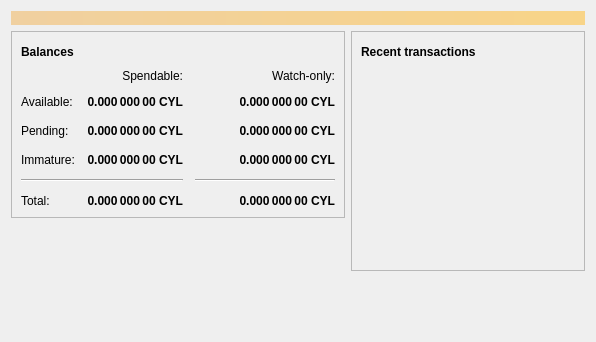
<?xml version="1.0" encoding="UTF-8"?>
<ui version="4.0">
 <class>OverviewPage</class>
 <widget class="QWidget" name="OverviewPage">
  <property name="geometry">
   <rect>
    <x>0</x>
    <y>0</y>
    <width>596</width>
    <height>342</height>
   </rect>
  </property>
  <property name="windowTitle">
   <string>Form</string>
  </property>
  <layout class="QVBoxLayout" name="topLayout">
   <item>
    <widget class="QLabel" name="labelAlerts">
     <property name="visible">
      <bool>false</bool>
     </property>
     <property name="styleSheet">
      <string notr="true">QLabel { background-color: qlineargradient(x1: 0, y1: 0, x2: 1, y2: 0, stop:0 #F0D0A0, stop:1 #F8D488); color:#000000; }</string>
     </property>
     <property name="wordWrap">
      <bool>true</bool>
     </property>
     <property name="margin">
      <number>3</number>
     </property>
     <property name="textInteractionFlags">
      <set>Qt::TextSelectableByMouse</set>
     </property>
    </widget>
   </item>
   <item>
    <layout class="QHBoxLayout" name="horizontalLayout" stretch="1,1">
     <item>
      <layout class="QVBoxLayout" name="verticalLayout_2">
       <item>
        <widget class="QFrame" name="frame">
         <property name="frameShape">
          <enum>QFrame::StyledPanel</enum>
         </property>
         <property name="frameShadow">
          <enum>QFrame::Raised</enum>
         </property>
         <layout class="QVBoxLayout" name="verticalLayout_4">
          <item>
           <layout class="QHBoxLayout" name="horizontalLayout_4">
            <item>
             <widget class="QLabel" name="label_5">
              <property name="font">
               <font>
                <weight>75</weight>
                <bold>true</bold>
               </font>
              </property>
              <property name="text">
               <string>Balances</string>
              </property>
             </widget>
            </item>
            <item>
             <widget class="QPushButton" name="labelWalletStatus">
              <property name="enabled">
               <bool>true</bool>
              </property>
              <property name="maximumSize">
               <size>
                <width>30</width>
                <height>16777215</height>
               </size>
              </property>
              <property name="toolTip">
               <string>The displayed information may be out of date. Your wallet automatically synchronizes with the Cypheriumlite network after a connection is established, but this process has not completed yet.</string>
              </property>
              <property name="text">
               <string/>
              </property>
              <property name="icon">
               <iconset resource="../bitcoin.qrc">
                <normaloff>:/icons/warning</normaloff>
                <disabledoff>:/icons/warning</disabledoff>:/icons/warning</iconset>
              </property>
              <property name="iconSize">
               <size>
                <width>24</width>
                <height>24</height>
               </size>
              </property>
              <property name="flat">
               <bool>true</bool>
              </property>
             </widget>
            </item>
            <item>
             <spacer name="horizontalSpacer_3">
              <property name="orientation">
               <enum>Qt::Horizontal</enum>
              </property>
              <property name="sizeHint" stdset="0">
               <size>
                <width>40</width>
                <height>20</height>
               </size>
              </property>
             </spacer>
            </item>
           </layout>
          </item>
          <item>
           <layout class="QGridLayout" name="gridLayout">
            <property name="spacing">
             <number>12</number>
            </property>
            <item row="2" column="2">
             <widget class="QLabel" name="labelWatchPending">
              <property name="font">
               <font>
                <weight>75</weight>
                <bold>true</bold>
               </font>
              </property>
              <property name="cursor">
               <cursorShape>IBeamCursor</cursorShape>
              </property>
              <property name="toolTip">
               <string>Unconfirmed transactions to watch-only addresses</string>
              </property>
              <property name="text">
               <string notr="true">0.000 000 00 CYL</string>
              </property>
              <property name="alignment">
               <set>Qt::AlignRight|Qt::AlignTrailing|Qt::AlignVCenter</set>
              </property>
              <property name="textInteractionFlags">
               <set>Qt::LinksAccessibleByMouse|Qt::TextSelectableByKeyboard|Qt::TextSelectableByMouse</set>
              </property>
             </widget>
            </item>
            <item row="2" column="1">
             <widget class="QLabel" name="labelUnconfirmed">
              <property name="font">
               <font>
                <weight>75</weight>
                <bold>true</bold>
               </font>
              </property>
              <property name="cursor">
               <cursorShape>IBeamCursor</cursorShape>
              </property>
              <property name="toolTip">
               <string>Total of transactions that have yet to be confirmed, and do not yet count toward the spendable balance</string>
              </property>
              <property name="text">
               <string notr="true">0.000 000 00 CYL</string>
              </property>
              <property name="alignment">
               <set>Qt::AlignRight|Qt::AlignTrailing|Qt::AlignVCenter</set>
              </property>
              <property name="textInteractionFlags">
               <set>Qt::LinksAccessibleByMouse|Qt::TextSelectableByKeyboard|Qt::TextSelectableByMouse</set>
              </property>
             </widget>
            </item>
            <item row="3" column="2">
             <widget class="QLabel" name="labelWatchImmature">
              <property name="font">
               <font>
                <weight>75</weight>
                <bold>true</bold>
               </font>
              </property>
              <property name="cursor">
               <cursorShape>IBeamCursor</cursorShape>
              </property>
              <property name="toolTip">
               <string>Mined balance in watch-only addresses that has not yet matured</string>
              </property>
              <property name="text">
               <string notr="true">0.000 000 00 CYL</string>
              </property>
              <property name="alignment">
               <set>Qt::AlignRight|Qt::AlignTrailing|Qt::AlignVCenter</set>
              </property>
              <property name="textInteractionFlags">
               <set>Qt::LinksAccessibleByMouse|Qt::TextSelectableByKeyboard|Qt::TextSelectableByMouse</set>
              </property>
             </widget>
            </item>
            <item row="4" column="0" colspan="2">
             <widget class="Line" name="line">
              <property name="orientation">
               <enum>Qt::Horizontal</enum>
              </property>
             </widget>
            </item>
            <item row="4" column="2">
             <widget class="Line" name="lineWatchBalance">
              <property name="sizePolicy">
               <sizepolicy hsizetype="Preferred" vsizetype="Fixed">
                <horstretch>0</horstretch>
                <verstretch>0</verstretch>
               </sizepolicy>
              </property>
              <property name="minimumSize">
               <size>
                <width>140</width>
                <height>0</height>
               </size>
              </property>
              <property name="orientation">
               <enum>Qt::Horizontal</enum>
              </property>
             </widget>
            </item>
            <item row="5" column="0">
             <widget class="QLabel" name="labelTotalText">
              <property name="text">
               <string>Total:</string>
              </property>
             </widget>
            </item>
            <item row="3" column="1">
             <widget class="QLabel" name="labelImmature">
              <property name="font">
               <font>
                <weight>75</weight>
                <bold>true</bold>
               </font>
              </property>
              <property name="cursor">
               <cursorShape>IBeamCursor</cursorShape>
              </property>
              <property name="toolTip">
               <string>Mined balance that has not yet matured</string>
              </property>
              <property name="text">
               <string notr="true">0.000 000 00 CYL</string>
              </property>
              <property name="alignment">
               <set>Qt::AlignRight|Qt::AlignTrailing|Qt::AlignVCenter</set>
              </property>
              <property name="textInteractionFlags">
               <set>Qt::LinksAccessibleByMouse|Qt::TextSelectableByKeyboard|Qt::TextSelectableByMouse</set>
              </property>
             </widget>
            </item>
            <item row="2" column="3">
             <spacer name="horizontalSpacer_2">
              <property name="orientation">
               <enum>Qt::Horizontal</enum>
              </property>
              <property name="sizeHint" stdset="0">
               <size>
                <width>40</width>
                <height>20</height>
               </size>
              </property>
             </spacer>
            </item>
            <item row="3" column="0">
             <widget class="QLabel" name="labelImmatureText">
              <property name="text">
               <string>Immature:</string>
              </property>
             </widget>
            </item>
            <item row="5" column="1">
             <widget class="QLabel" name="labelTotal">
              <property name="font">
               <font>
                <weight>75</weight>
                <bold>true</bold>
               </font>
              </property>
              <property name="cursor">
               <cursorShape>IBeamCursor</cursorShape>
              </property>
              <property name="toolTip">
               <string>Your current total balance</string>
              </property>
              <property name="text">
               <string notr="true">0.000 000 00 CYL</string>
              </property>
              <property name="alignment">
               <set>Qt::AlignRight|Qt::AlignTrailing|Qt::AlignVCenter</set>
              </property>
              <property name="textInteractionFlags">
               <set>Qt::LinksAccessibleByMouse|Qt::TextSelectableByKeyboard|Qt::TextSelectableByMouse</set>
              </property>
             </widget>
            </item>
            <item row="5" column="2">
             <widget class="QLabel" name="labelWatchTotal">
              <property name="font">
               <font>
                <weight>75</weight>
                <bold>true</bold>
               </font>
              </property>
              <property name="cursor">
               <cursorShape>IBeamCursor</cursorShape>
              </property>
              <property name="toolTip">
               <string>Current total balance in watch-only addresses</string>
              </property>
              <property name="text">
               <string notr="true">0.000 000 00 CYL</string>
              </property>
              <property name="alignment">
               <set>Qt::AlignRight|Qt::AlignTrailing|Qt::AlignVCenter</set>
              </property>
              <property name="textInteractionFlags">
               <set>Qt::LinksAccessibleByMouse|Qt::TextSelectableByKeyboard|Qt::TextSelectableByMouse</set>
              </property>
             </widget>
            </item>
            <item row="0" column="2">
             <widget class="QLabel" name="labelWatchonly">
              <property name="text">
               <string>Watch-only:</string>
              </property>
              <property name="alignment">
               <set>Qt::AlignRight|Qt::AlignTrailing|Qt::AlignVCenter</set>
              </property>
             </widget>
            </item>
            <item row="1" column="0">
             <widget class="QLabel" name="labelBalanceText">
              <property name="text">
               <string>Available:</string>
              </property>
             </widget>
            </item>
            <item row="1" column="1">
             <widget class="QLabel" name="labelBalance">
              <property name="font">
               <font>
                <weight>75</weight>
                <bold>true</bold>
               </font>
              </property>
              <property name="cursor">
               <cursorShape>IBeamCursor</cursorShape>
              </property>
              <property name="toolTip">
               <string>Your current spendable balance</string>
              </property>
              <property name="text">
               <string notr="true">0.000 000 00 CYL</string>
              </property>
              <property name="alignment">
               <set>Qt::AlignRight|Qt::AlignTrailing|Qt::AlignVCenter</set>
              </property>
              <property name="textInteractionFlags">
               <set>Qt::LinksAccessibleByMouse|Qt::TextSelectableByKeyboard|Qt::TextSelectableByMouse</set>
              </property>
             </widget>
            </item>
            <item row="1" column="2">
             <widget class="QLabel" name="labelWatchAvailable">
              <property name="font">
               <font>
                <weight>75</weight>
                <bold>true</bold>
               </font>
              </property>
              <property name="cursor">
               <cursorShape>IBeamCursor</cursorShape>
              </property>
              <property name="toolTip">
               <string>Your current balance in watch-only addresses</string>
              </property>
              <property name="text">
               <string notr="true">0.000 000 00 CYL</string>
              </property>
              <property name="alignment">
               <set>Qt::AlignRight|Qt::AlignTrailing|Qt::AlignVCenter</set>
              </property>
              <property name="textInteractionFlags">
               <set>Qt::LinksAccessibleByMouse|Qt::TextSelectableByKeyboard|Qt::TextSelectableByMouse</set>
              </property>
             </widget>
            </item>
            <item row="2" column="0">
             <widget class="QLabel" name="labelPendingText">
              <property name="text">
               <string>Pending:</string>
              </property>
             </widget>
            </item>
            <item row="0" column="1">
             <widget class="QLabel" name="labelSpendable">
              <property name="text">
               <string>Spendable:</string>
              </property>
              <property name="alignment">
               <set>Qt::AlignRight|Qt::AlignTrailing|Qt::AlignVCenter</set>
              </property>
             </widget>
            </item>
           </layout>
          </item>
         </layout>
        </widget>
       </item>
       <item>
        <spacer name="verticalSpacer">
         <property name="orientation">
          <enum>Qt::Vertical</enum>
         </property>
         <property name="sizeHint" stdset="0">
          <size>
           <width>20</width>
           <height>40</height>
          </size>
         </property>
        </spacer>
       </item>
      </layout>
     </item>
     <item>
      <layout class="QVBoxLayout" name="verticalLayout_3">
       <item>
        <widget class="QFrame" name="frame_2">
         <property name="frameShape">
          <enum>QFrame::StyledPanel</enum>
         </property>
         <property name="frameShadow">
          <enum>QFrame::Raised</enum>
         </property>
         <layout class="QVBoxLayout" name="verticalLayout">
          <item>
           <layout class="QHBoxLayout" name="horizontalLayout_2">
            <item>
             <widget class="QLabel" name="label_4">
              <property name="font">
               <font>
                <weight>75</weight>
                <bold>true</bold>
               </font>
              </property>
              <property name="text">
               <string>Recent transactions</string>
              </property>
             </widget>
            </item>
            <item>
             <widget class="QPushButton" name="labelTransactionsStatus">
              <property name="enabled">
               <bool>true</bool>
              </property>
              <property name="maximumSize">
               <size>
                <width>30</width>
                <height>16777215</height>
               </size>
              </property>
              <property name="toolTip">
               <string>The displayed information may be out of date. Your wallet automatically synchronizes with the Cypheriumlite network after a connection is established, but this process has not completed yet.</string>
              </property>
              <property name="text">
               <string/>
              </property>
              <property name="icon">
               <iconset resource="../bitcoin.qrc">
                <normaloff>:/icons/warning</normaloff>
                <disabledoff>:/icons/warning</disabledoff>:/icons/warning</iconset>
              </property>
              <property name="iconSize">
               <size>
                <width>24</width>
                <height>24</height>
               </size>
              </property>
              <property name="flat">
               <bool>true</bool>
              </property>
             </widget>
            </item>
            <item>
             <spacer name="horizontalSpacer">
              <property name="orientation">
               <enum>Qt::Horizontal</enum>
              </property>
              <property name="sizeHint" stdset="0">
               <size>
                <width>40</width>
                <height>20</height>
               </size>
              </property>
             </spacer>
            </item>
           </layout>
          </item>
          <item>
           <widget class="QListView" name="listTransactions">
            <property name="styleSheet">
             <string notr="true">QListView { background: transparent; }</string>
            </property>
            <property name="frameShape">
             <enum>QFrame::NoFrame</enum>
            </property>
            <property name="verticalScrollBarPolicy">
             <enum>Qt::ScrollBarAlwaysOff</enum>
            </property>
            <property name="horizontalScrollBarPolicy">
             <enum>Qt::ScrollBarAlwaysOff</enum>
            </property>
            <property name="selectionMode">
             <enum>QAbstractItemView::NoSelection</enum>
            </property>
           </widget>
          </item>
         </layout>
        </widget>
       </item>
       <item>
        <spacer name="verticalSpacer_2">
         <property name="orientation">
          <enum>Qt::Vertical</enum>
         </property>
         <property name="sizeHint" stdset="0">
          <size>
           <width>20</width>
           <height>40</height>
          </size>
         </property>
        </spacer>
       </item>
      </layout>
     </item>
    </layout>
   </item>
  </layout>
 </widget>
 <resources/>
 <connections/>
</ui>
